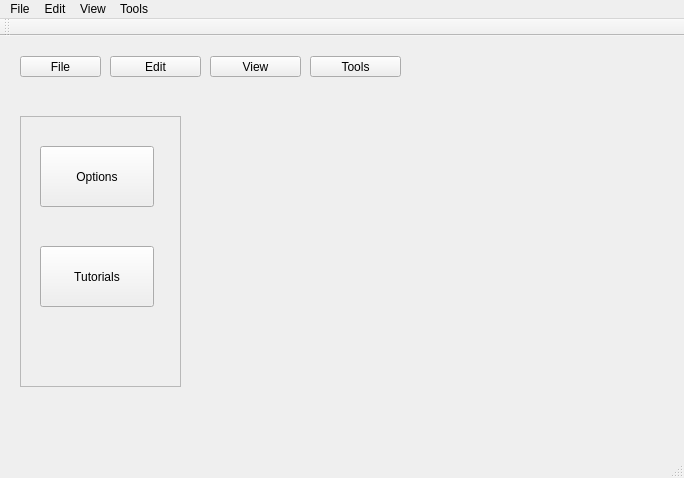
<?xml version="1.0" encoding="UTF-8"?>
<ui version="4.0">
 <class>MainWindow</class>
 <widget class="QMainWindow" name="MainWindow">
  <property name="geometry">
   <rect>
    <x>0</x>
    <y>0</y>
    <width>684</width>
    <height>478</height>
   </rect>
  </property>
  <property name="windowTitle">
   <string>MainWindow</string>
  </property>
  <widget class="QWidget" name="centralWidget">
   <widget class="QPushButton" name="pushButton">
    <property name="geometry">
     <rect>
      <x>20</x>
      <y>20</y>
      <width>81</width>
      <height>21</height>
     </rect>
    </property>
    <property name="text">
     <string>File</string>
    </property>
   </widget>
   <widget class="QPushButton" name="pushButton_2">
    <property name="geometry">
     <rect>
      <x>110</x>
      <y>20</y>
      <width>91</width>
      <height>21</height>
     </rect>
    </property>
    <property name="text">
     <string>Edit</string>
    </property>
   </widget>
   <widget class="QPushButton" name="pushButton_3">
    <property name="geometry">
     <rect>
      <x>210</x>
      <y>20</y>
      <width>91</width>
      <height>21</height>
     </rect>
    </property>
    <property name="text">
     <string>View</string>
    </property>
   </widget>
   <widget class="QPushButton" name="pushButton_4">
    <property name="geometry">
     <rect>
      <x>310</x>
      <y>20</y>
      <width>91</width>
      <height>21</height>
     </rect>
    </property>
    <property name="text">
     <string>Tools</string>
    </property>
   </widget>
   <widget class="QFrame" name="frame">
    <property name="geometry">
     <rect>
      <x>20</x>
      <y>80</y>
      <width>161</width>
      <height>271</height>
     </rect>
    </property>
    <property name="frameShape">
     <enum>QFrame::StyledPanel</enum>
    </property>
    <property name="frameShadow">
     <enum>QFrame::Raised</enum>
    </property>
    <widget class="QPushButton" name="pushButton_5">
     <property name="geometry">
      <rect>
       <x>20</x>
       <y>30</y>
       <width>114</width>
       <height>61</height>
      </rect>
     </property>
     <property name="text">
      <string>Options</string>
     </property>
    </widget>
    <widget class="QPushButton" name="pushButton_6">
     <property name="geometry">
      <rect>
       <x>20</x>
       <y>130</y>
       <width>114</width>
       <height>61</height>
      </rect>
     </property>
     <property name="text">
      <string>Tutorials</string>
     </property>
    </widget>
   </widget>
   <widget class="QWidget" name="widget" native="true">
    <property name="geometry">
     <rect>
      <x>260</x>
      <y>80</y>
      <width>281</width>
      <height>271</height>
     </rect>
    </property>
   </widget>
  </widget>
  <widget class="QMenuBar" name="menuBar">
   <property name="geometry">
    <rect>
     <x>0</x>
     <y>0</y>
     <width>684</width>
     <height>22</height>
    </rect>
   </property>
   <widget class="QMenu" name="menuFile">
    <property name="title">
     <string>File</string>
    </property>
    <addaction name="actionNew"/>
   </widget>
   <widget class="QMenu" name="menuEdit">
    <property name="title">
     <string>Edit</string>
    </property>
   </widget>
   <widget class="QMenu" name="menuView">
    <property name="title">
     <string>View</string>
    </property>
   </widget>
   <widget class="QMenu" name="menuTools">
    <property name="title">
     <string>Tools</string>
    </property>
   </widget>
   <addaction name="menuFile"/>
   <addaction name="menuEdit"/>
   <addaction name="menuView"/>
   <addaction name="menuTools"/>
  </widget>
  <widget class="QToolBar" name="mainToolBar">
   <attribute name="toolBarArea">
    <enum>TopToolBarArea</enum>
   </attribute>
   <attribute name="toolBarBreak">
    <bool>false</bool>
   </attribute>
  </widget>
  <widget class="QStatusBar" name="statusBar"/>
  <action name="actionNew">
   <property name="text">
    <string>New</string>
   </property>
  </action>
 </widget>
 <layoutdefault spacing="6" margin="11"/>
 <resources/>
 <connections>
  <connection>
   <sender>pushButton_5</sender>
   <signal>clicked()</signal>
   <receiver>MainWindow</receiver>
   <slot>openOptions()</slot>
   <hints>
    <hint type="sourcelabel">
     <x>120</x>
     <y>196</y>
    </hint>
    <hint type="destinationlabel">
     <x>238</x>
     <y>193</y>
    </hint>
   </hints>
  </connection>
 </connections>
 <slots>
  <slot>openOptions()</slot>
 </slots>
</ui>
